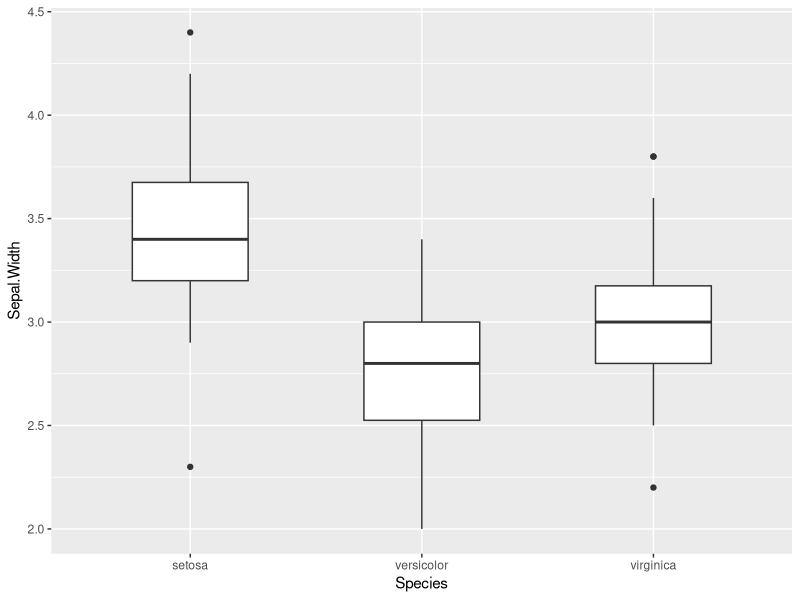

Write the R code that produced this figure.
# Charger la bibliothèque ggplot2
  library(ggplot2)
  
  # Créer le graphique de boîte à moustaches avec une distance augmentée entre les boîtes
  ggplot(iris, aes(x = Species, y = Sepal.Width)) +
    geom_boxplot(width = 0.5)  # Augmenter la largeur des boîtes
  